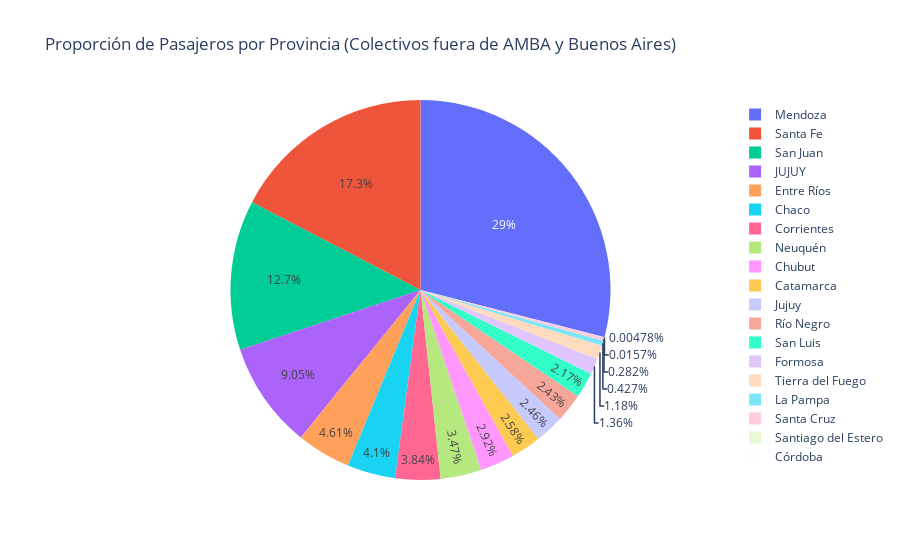

Here is the notebook cell this chart was saved with:
### Code cell
datos_filtrados = sube_2023[(sube_2023['TIPO_TRANSPORTE'] == 'COLECTIVO') & (sube_2023['AMBA'] == 'NO') & (sube_2023['PROVINCIA'] != 'BUENOS AIRES')&(sube_2023['PROVINCIA'] != 'Buenos Aires')]

pasajeros_por_provincia = datos_filtrados.groupby('PROVINCIA')['CANTIDAD'].sum().reset_index()

fig = px.pie(pasajeros_por_provincia, values='CANTIDAD', names='PROVINCIA',
             title='Proporción de Pasajeros por Provincia (Colectivos fuera de AMBA y Buenos Aires)',
             labels={'CANTIDAD': 'Cantidad de Pasajeros'})

fig.show()

### Figure 1 — Plotly figure (JSON) as saved in the notebook; plotly's stock layout.template omitted (floating-point values rounded to 4 significant figures)
{"data": [{"domain": {"x": [0, 1], "y": [0, 1]}, "hovertemplate": "PROVINCIA=%{label}<br>Cantidad de Pasajeros=%{value}<extra></extra>", "labels": ["Catamarca", "Chaco", "Chubut", "Corrientes", "Córdoba", "Entre Ríos", "Formosa", "JUJUY", "Jujuy", "La Pampa", "Mendoza", "Neuquén", "Río Negro", "San Juan", "San Luis", "Santa Cruz", "Santa Fe", "Santiago del Estero", "Tierra del Fuego"], "legendgroup": "", "name": "", "showlegend": true, "type": "pie", "values": [19405862, 30895035, 21973807, 28895819, 36031, 34751011, 10227663, 68183741, 18505312, 3218221, 218523548, 26149637, 18316783, 96031987, 16380758, 2122996, 130693902, 117939, 8868719]}], "layout": {"legend": {"tracegroupgap": 0}, "title": {"text": "Proporción de Pasajeros por Provincia (Colectivos fuera de AMBA y Buenos Aires)"}}}
